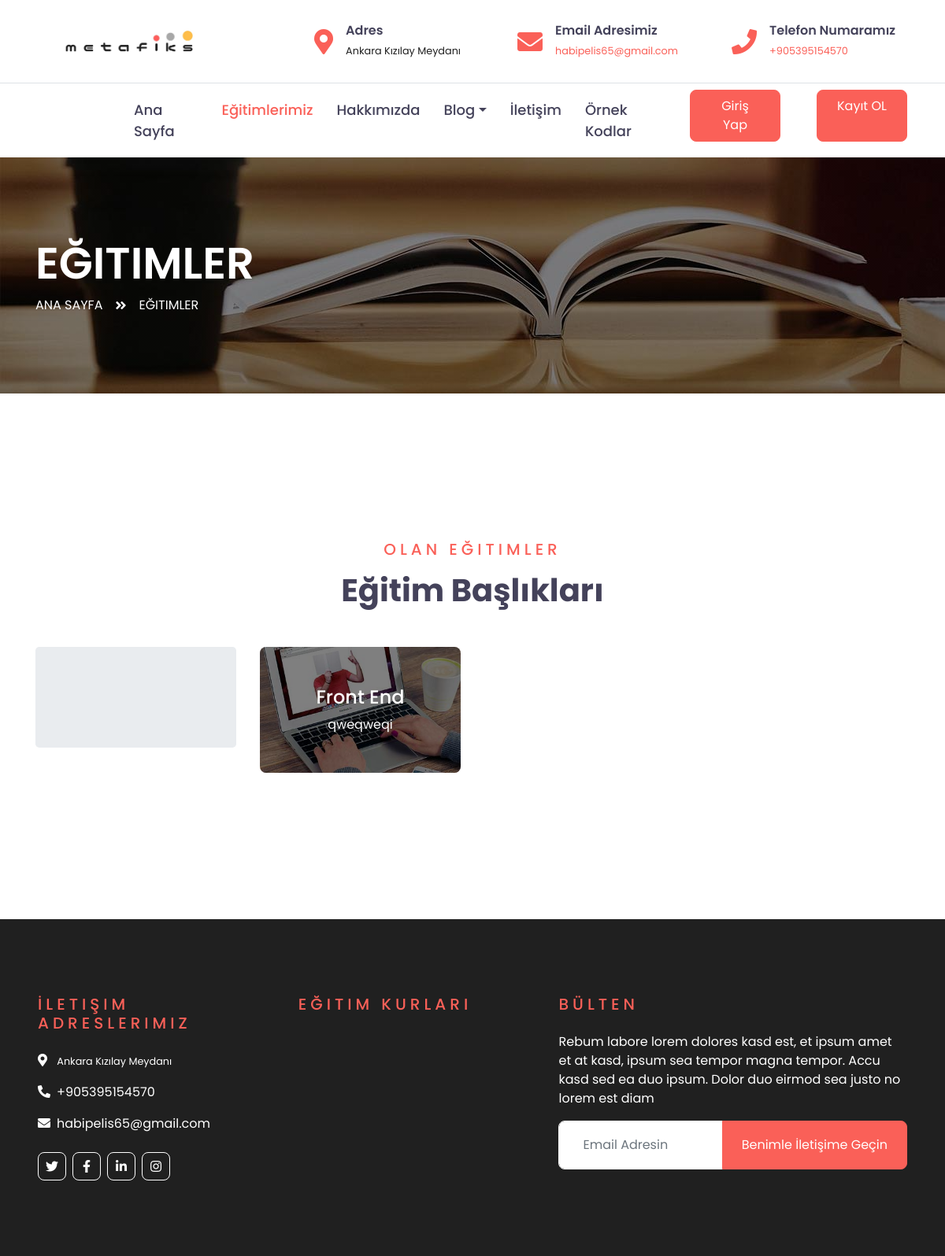
The page /egitimler/ on the database as committed earlier.
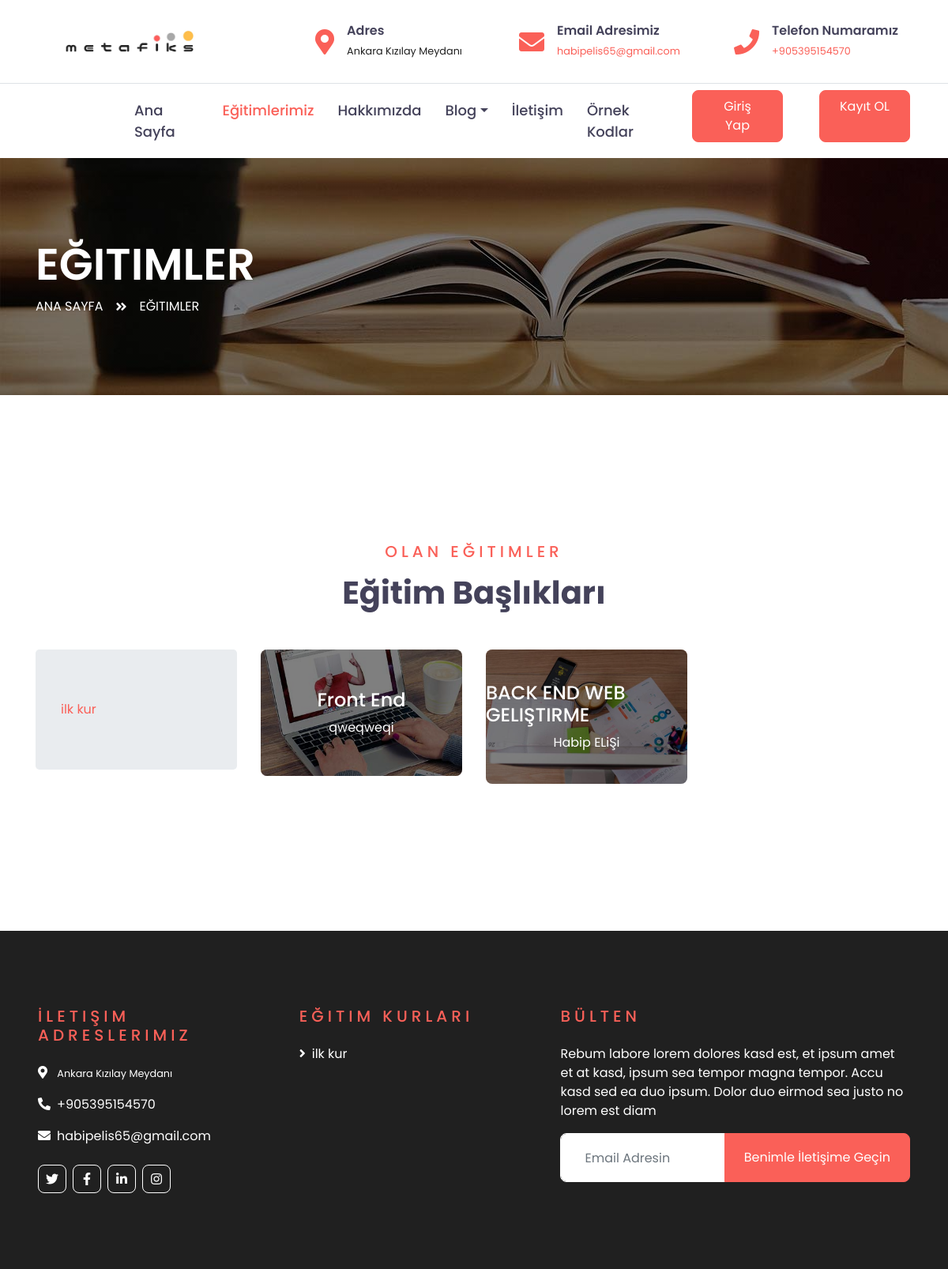
The same page on the database as committed later.
### egitimler/models.py (models this page shows, shortened)
class egitimler(models.Model):
    STATUS = (
        ('True', 'Evet'),
        ('False', 'Hayır'),
    )
    kapak_image=models.ImageField(upload_to='images/',null=True)
    category = models.ForeignKey(kategoriler, on_delete=models.CASCADE)
    isim = models.CharField(max_length=150)
    link = models.CharField(max_length=100 , null="True")
    odeme_linki = models.CharField(max_length=255 , null="True")
    keywords = models.CharField(max_length=255)
    aciklama_kart1 = models.CharField(max_length=100)
    aciklama_kart2 = models.CharField(max_length=100)
    aciklama_kart3 = models.CharField(max_length=100)
    aciklama_kart4 = models.CharField(max_length=100)
    aciklama_kart5 = models.CharField(max_length=100)
    egitim_gunleri = models.CharField(max_length=250)
    image=models.ImageField(upload_to='images/',null=False)
    fiyat = models.DecimalField(max_digits=12, decimal_places=2,default=0)
    kontejan=models.IntegerField(default=0)
    urun_sag_metin=RichTextField()
    Durum=models.CharField(max_length=10,choices=STATUS)
    create_at=models.DateTimeField(auto_now_add=True)
    toplam_egitim_saati =models.CharField(max_length=50)
    egitim_tarihi=models.DateTimeField()
    egitim_bitis_tarihi = models.DateTimeField()
    urun_aciklama=RichTextField()
    urun_mufredat=RichTextField()
    urun_tarih_ucret=RichTextField()
    urun_sertifikalar=RichTextField()

class kurlar(models.Model):
    kur_Adi = models.CharField(max_length= 100)

### anasayfa/views.py (the view)
# urls.py: path('egitimler/',anasayfa.egitimler,name="egitimler"),
def egitimler(request):
    kurlarrim = kurlar.objects.all()
    content = {"adresler":adresler,"email_adresi":email_adresi,
    "logo":logo,"numara":numaras,"facebook":facebook,"insta":insta,
    "twit":twit,"linkdin":linkdin,"egitimleri":egitimleri,"kurlarrim":kurlarrim}
    return render(request,"egitimler_temps/index.html",content)

### templates/egitimler_temps/index.html (shortened to what this page needs)
{% extends "leyout.html" %}
{% block footer %}
{% include "includes/footer.html" %}
{% endblock footer %}
{% block header %}
    <div class="container-fluid">
        <div class="row border-top px-xl-5">
            <div class="col-lg-1 d-none d-lg-block">
            </div>
            <div class="col-lg-8">
                <nav class="navbar navbar-expand-lg bg-light navbar-light py-3 py-lg-0 px-0">
                    <div class="collapse navbar-collapse justify-content-between" id="navbarCollapse">
                        <div class="navbar-nav py-0">
                            <a href="/" class="nav-item nav-link ">Ana Sayfa</a>
                            <a href="/egitimler/" class="nav-item nav-link active">Eğitimlerimiz</a>
                            <a href="/hakkimizda/" class="nav-item nav-link">Hakkımızda</a>
                            <div class="nav-item dropdown">
                                <a href="#" class="nav-link dropdown-toggle" data-toggle="dropdown">Blog</a>
                            </div>
                            <a href="contact.html" class="nav-item nav-link">İletişim</a>
                            <a href="course.html" class="nav-item nav-link">Örnek Kodlar</a>
                        </div>
                    </div>
                </nav>
            </div>
            <div class="col-lg-3">
                <div class="row mt-2">
                    <a class="btn btn-primary py-2 px-4 ml-auto d-none d-lg-block col-lg-5 " href="">Giriş Yap</a>
                    <span class="col-lg-2"></span>
                    <a class="btn btn-primary py-2 px-4 ml-auto d-none d-lg-block col-lg-5" href="">Kayıt OL</a>
                </div>
            </div>
        </div>
    </div>
    <div class="container-fluid page-header" style="margin-bottom: 90px;">
        <div class="container">
            <div class="d-flex flex-column justify-content-center" style="min-height: 300px">
                <h3 class="display-4 text-white text-uppercase">Eğitimler</h3>
                <div class="d-inline-flex text-white">
                    <p class="m-0 text-uppercase"><a class="text-white" href="/">Ana Sayfa</a></p>
                    <i class="fa fa-angle-double-right pt-1 px-3"></i>
                    <p class="m-0 text-uppercase">Eğitimler</p>
                </div>
            </div>
        </div>
    </div>
{% endblock header %}
        {% block sidebar %}
    {% include "egitimler_temps/sidebar.html" %}
    {% endblock sidebar %}

### templates/egitimler_temps/sidebar.html
    <div class="container-fluid py-5">
        <div class="container pt-5 pb-3">
            <div class="text-center mb-5">
                <h5 class="text-primary text-uppercase mb-3" style="letter-spacing: 5px;">Olan Eğitimler</h5>
                <h1>Eğitim Başlıkları</h1>
            </div>
            <div class="row">
                <div class="col-lg-3">
                    <div class="jumbotron">
                    {% for i in kurlarrim %}
                        {% if kur.kur_Adi.id == i.id %}
                            <a style="color:black;" href="/egitimler/{{i.id}}" >{{i.kur_Adi}}</a>
                        {% else %}
                         <a  href="/egitimler/{{i.id}}" >{{i.kur_Adi}}</a>
                        {% endif %}
                        {% endfor %}
                      </div>
                </div>
                <div class="col-lg-9">
            <div class="row">
            {% if kur %}
                {% for i in kur %}
                <div class="col-lg-4 col-md-6 mb-4" style="box-sizing: border-box;">
                    <div style="box-sizing: border-box;" class="cat-item position-relative overflow-hidden rounded mb-2">
                        <img class="img-fluid" width="400" src="{{i.ders.kapak_image.url}}" alt="">
                        <a class="cat-overlay text-white text-decoration-none" href="/egitimdetay/{{i.ders.id}}">
                            <h4 class="text-white font-weight-medium">{{i.ders.isim}}</h4>
                            <span>{{i.egitim_tarihi}}</span>
                        </a>
                    </div>
                </div>
                 {% endfor %}
            {% else %}
            {% for i in egitimleri %}
                <div class="col-lg-4 col-md-6 mb-4" style="box-sizing: border-box;">
                    <div style="box-sizing: border-box;" class="cat-item position-relative overflow-hidden rounded mb-2">
                        <img class="img-fluid" width="400" src="{{i.kapak_image.url}}" alt="">
                        <a class="cat-overlay text-white text-decoration-none" href="/egitimdetay/{{i.id}}">
                            <h4 class="text-white font-weight-medium">{{i.isim}}</h4>
                            <span>{{i.aciklama_kart1}}i</span>
                        </a>
                    </div>
                </div>
                 {% endfor %}
                {% endif %}
            </div></div>
        </div>
        </div>
    </div>

### templates/includes/footer.html
    <div class="container-fluid text-white py-5 px-sm-3 px-lg-5" style="margin-top: 90px; background-color: #202020;">
        <div class="row pt-5">
            <div class="col-lg-7 col-md-12">
                <div class="row">
                    <div class="col-md-6 mb-5">
                        <h5 class="text-primary text-uppercase mb-4" style="letter-spacing: 5px;">İletişim Adreslerimiz</h5>
                        <p><i class="fa fa-map-marker-alt mr-2"></i> <small style="color: white;" >{{adresler.sirket_adresi}}</small></p>
                        <p><i class="fa fa-phone-alt mr-2"></i><a style="color: white;" href="tel:+9{{numara.sirket_numarasi}}">+9{{numara.sirket_numarasi}}</a></p>
                        <p><i class="fa fa-envelope mr-2"></i><a style="color: white;" href="mailto:{{email_adresi.sirket_email_adresi}}">{{email_adresi.sirket_email_adresi}}</a></p>
                        <div class="d-flex justify-content-start mt-4">
                            <a class="btn btn-outline-light btn-square mr-2" href="{{twit.link}}"><i class="fab fa-twitter"></i></a>
                            <a class="btn btn-outline-light btn-square mr-2" href="{{facebook.link}}"><i class="fab fa-facebook-f"></i></a>
                            <a class="btn btn-outline-light btn-square mr-2" href="{{linkdin.link}}"><i class="fab fa-linkedin-in"></i></a>
                            <a class="btn btn-outline-light btn-square" href="{{insta.link}}"><i class="fab fa-instagram"></i></a>
                        </div>
                    </div>
                    <div class="col-md-6 mb-5">
                        <h5 class="text-primary text-uppercase mb-4" style="letter-spacing: 5px;">Eğitim Kurları</h5>
                        <div class="d-flex flex-column justify-content-start">
                            {% for i in kurlarrim %}
                            <a class="text-white mb-2" href="/egitimler/{{i.id}}"><i class="fa fa-angle-right mr-2"></i>{{i.kur_Adi}}</a>
                        {% endfor %}
                        </div>
                    </div>
                </div>
            </div>
            <div class="col-lg-5 col-md-12 mb-5">
                <h5 class="text-primary text-uppercase mb-4" style="letter-spacing: 5px;">Bülten</h5>
                <p>Rebum labore lorem dolores kasd est, et ipsum amet et at kasd, ipsum sea tempor magna tempor. Accu kasd sed ea duo ipsum. Dolor duo eirmod sea justo no lorem est diam</p>
                <div class="w-100">
                        <form class="input-group" >
                        <input type="email" class="form-control border-light" style="padding: 30px;" placeholder="Email Adresin">
                        <div class="input-group-append">
                            <button type="submit" class="btn btn-primary px-4">Benimle İletişime Geçin</button>
                        </div>
                        </form>
                </div>
            </div>
        </div>
    </div>

Rows that differ between the two databases and show on the page:
added kurlar: kur_Adi "ilk kur"
added egitimler: kapak_image (picture), isim "BACK END WEB GELIŞTIRME", aciklama_kart1 "Habip ELiŞ"
